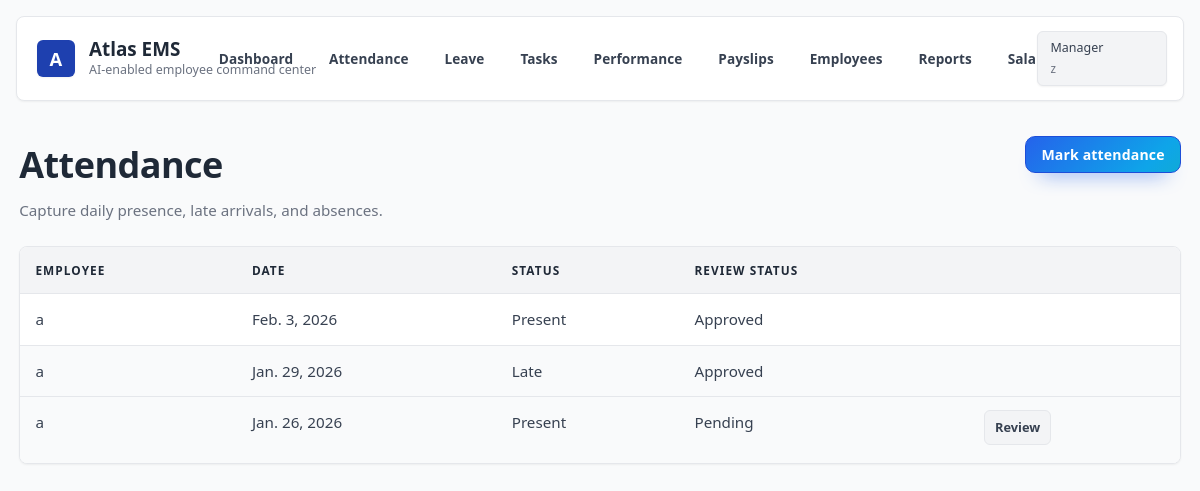
The app's page /attendance/ (signed in) with its own data.
### ems/models.py (models this page shows, shortened)
class User(AbstractUser):
    ROLE_HR = 'HR'
    ROLE_MANAGER = 'MANAGER'
    ROLE_EMPLOYEE = 'EMPLOYEE'
    ROLE_CHOICES = [
        (ROLE_HR, 'HR'),
        (ROLE_MANAGER, 'Manager'),
        (ROLE_EMPLOYEE, 'Employee'),
    ]
    role = models.CharField(max_length=20, choices=ROLE_CHOICES, default=ROLE_EMPLOYEE)
    department = models.CharField(max_length=80, blank=True)
    leave_balance = models.IntegerField(default=12)
    def is_hr(self):
        return self.role == self.ROLE_HR
    def is_manager(self):
        return self.role == self.ROLE_MANAGER

class AttendanceRecord(models.Model):
    STATUS_PRESENT = 'PRESENT'
    STATUS_ABSENT = 'ABSENT'
    STATUS_LATE = 'LATE'
    STATUS_CHOICES = [
        (STATUS_PRESENT, 'Present'),
        (STATUS_ABSENT, 'Absent'),
        (STATUS_LATE, 'Late'),
    ]
    REVIEW_PENDING = 'PENDING'
    REVIEW_APPROVED = 'APPROVED'
    REVIEW_REJECTED = 'REJECTED'
    REVIEW_CHOICES = [
        (REVIEW_PENDING, 'Pending'),
        (REVIEW_APPROVED, 'Approved'),
        (REVIEW_REJECTED, 'Rejected'),
    ]
    employee = models.ForeignKey(User, on_delete=models.CASCADE, related_name='attendance')
    date = models.DateField(default=timezone.now)
    status = models.CharField(max_length=10, choices=STATUS_CHOICES)
    review_status = models.CharField(max_length=20, choices=REVIEW_CHOICES, default=REVIEW_PENDING)
    submitted_by = models.ForeignKey(
        User, on_delete=models.SET_NULL, null=True, blank=True, related_name='attendance_submissions'
    )
    reviewed_by = models.ForeignKey(
        User, on_delete=models.SET_NULL, null=True, blank=True, related_name='attendance_reviews'
    )
    reviewed_at = models.DateTimeField(null=True, blank=True)
    class Meta:
        constraints = [
            models.UniqueConstraint(fields=['employee', 'date'], name='unique_attendance_day')
        ]
        ordering = ['-date']

### ems/views.py (the view)
# urls.py: path('attendance/', views.attendance_list, name='attendance_list'),
@login_required
def attendance_list(request):
    if request.user.is_hr() or request.user.is_manager():
        records = AttendanceRecord.objects.select_related('employee').all()
    else:
        records = AttendanceRecord.objects.filter(employee=request.user)
    return render(request, 'attendance/list.html', {'records': records})

### ems/templates/attendance/list.html (shortened to what this page needs)
{% extends 'base.html' %}
{% block content %}
<section class="page-header">
    <div>
        <h1>Attendance</h1>
        <p>Capture daily presence, late arrivals, and absences.</p>
    </div>
    {% if user.is_hr %}
        <a class="primary" href="{% url 'attendance_add' %}">Add record</a>
    {% elif user.is_manager %}
        <a class="primary" href="{% url 'attendance_add' %}">Mark attendance</a>
    {% endif %}
</section>
<div class="table-wrap">
    <table class="data-table">
        <thead>
            <tr>
                {% if user.is_hr or user.is_manager %}<th>Employee</th>{% endif %}
                <th>Date</th>
                <th>Status</th>
                <th>Review status</th>
                {% if user.is_hr or user.is_manager %}<th></th>{% endif %}
            </tr>
        </thead>
        <tbody>
            {% for record in records %}
                <tr>
                    {% if user.is_hr or user.is_manager %}<td>{{ record.employee.get_full_name|default:record.employee.username }}</td>{% endif %}
                    <td>{{ record.date }}</td>
                    <td>{{ record.get_status_display }}</td>
                    <td>{{ record.get_review_status_display }}</td>
                    {% if user.is_hr or user.is_manager %}
                        <td class="actions">
                            {% if record.review_status == 'PENDING' %}
                                <a href="{% url 'attendance_review' record.pk %}">Review</a>
                            {% endif %}
                        </td>
                    {% endif %}
                </tr>
            {% endfor %}
        </tbody>
    </table>
</div>
{% endblock %}

### ems/templates/base.html (shortened to what this page needs)
{% load static %}
<!doctype html>
<html lang="en">
<head>
    <link rel="stylesheet" href="{% static 'ems/app.css' %}">
</head>
<body>
    <header class="site-header">
        <div class="brand">
            <span class="brand-mark">A</span>
            <div>
                <div class="brand-title">Atlas EMS</div>
                <div class="brand-subtitle">AI-enabled employee command center</div>
            </div>
        </div>
        <nav class="site-nav">
            {% if user.is_authenticated %}
                <a href="{% url 'dashboard' %}">Dashboard</a>
                <a href="{% url 'attendance_list' %}">Attendance</a>
                <a href="{% url 'leave_list' %}">Leave</a>
                <a href="{% url 'task_list' %}">Tasks</a>
                <a href="{% url 'performance_list' %}">Performance</a>
                <a href="{% url 'payslip_list' %}">Payslips</a>
                {% if user.is_hr or user.is_manager %}
                    <a href="{% url 'employee_list' %}">Employees</a>
                    <a href="{% url 'reports' %}">Reports</a>
                    <a href="{% url 'salary_list' %}">Salary</a>
                {% endif %}
                <form action="{% url 'logout' %}" method="post" class="inline-form">
                    <button type="submit" class="ghost">Logout</button>
                </form>
            {% else %}
                <a href="{% url 'login' %}">Login</a>
            {% endif %}
        </nav>
        {% if user.is_authenticated %}
            <div class="role-chip">
                <span>{{ user.get_role_display }}</span>
                <small>{{ user.username }}</small>
            </div>
        {% endif %}
    </header>
    <main class="page">
        {% block content %}{% endblock %}
    </main>
</body>
</html>

### records on screen
User: role "Manager", username "z"
AttendanceRecord: employee.get_full_name "a", date "Feb. 3, 2026", status "Present", review_status "Approved"
AttendanceRecord: employee.get_full_name "a", date "Jan. 29, 2026", status "Late", review_status "Approved"
AttendanceRecord: employee.get_full_name "a", date "Jan. 26, 2026", status "Present", review_status "Pending", shows "Review"
